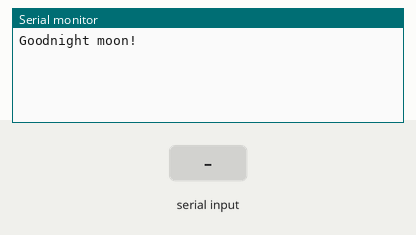
Bench run of a sketch on a simulated ESP32. Shown: the last lines printed to the serial monitor. The test bench sets the inputs (shaded band).

Above: at 1.2 s.
1.3 s: "1" received over the second serial link
At 2.0 s:
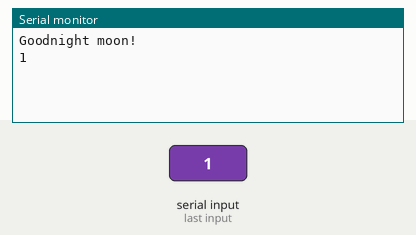
2.8 s: "0" received over the second serial link
At 4.3 s:
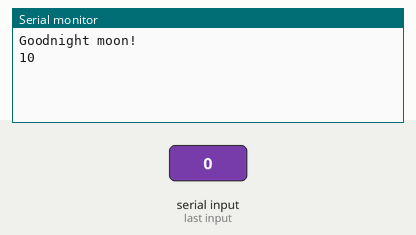

The sketch:

basic.ino
```cpp
#include<HardwareSerial.h>
HardwareSerial mySerial (2);

void setup()
{
  Serial.begin(115200);
  while(!Serial){
    ;
  }

  Serial.println("Goodnight moon!");

  mySerial.begin(38400);
  mySerial.println("hello");
}

void loop(){
  if(mySerial.available()) Serial.write(mySerial.read());
  if(Serial.available()) mySerial.write(Serial.read());

}


// #basic
```

Measured:
- after the input at 1.3 s, the serial monitor: prints a new line at once (image 1)
- after the input at 2.8 s, the serial monitor: prints a new line at once (image 2)
